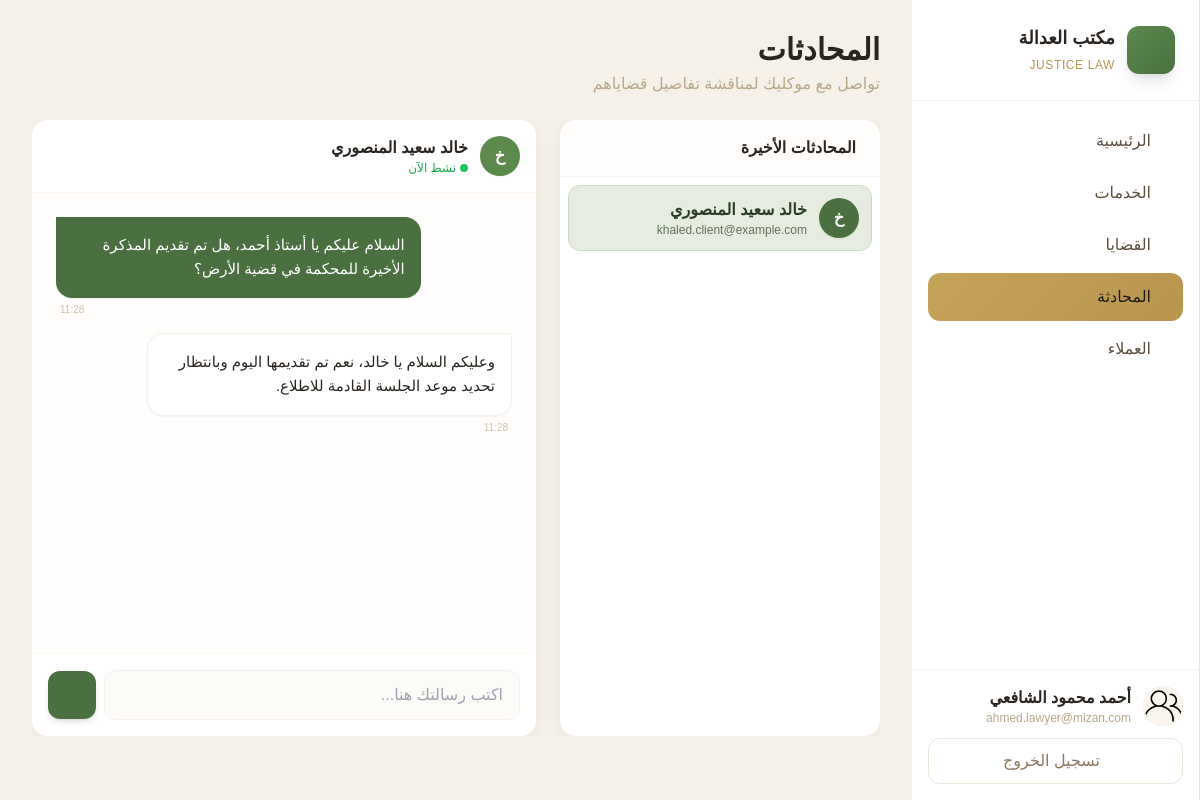
Screenshot of /pages/lawyer/chat.php?client_id=5 (signed in) with the database file from the repository.
### tables this page shows
CREATE TABLE IF NOT EXISTS users (
    id INT AUTO_INCREMENT PRIMARY KEY,
    name VARCHAR(255) NOT NULL,
    email VARCHAR(255) NOT NULL UNIQUE,
    password VARCHAR(255) NOT NULL,
    role ENUM('client', 'lawyer') NOT NULL,
    remember_token VARCHAR(255) DEFAULT NULL,
    created_at TIMESTAMP DEFAULT CURRENT_TIMESTAMP
);

CREATE TABLE IF NOT EXISTS messages (
    id INT AUTO_INCREMENT PRIMARY KEY,
    sender_id INT NOT NULL,
    receiver_id INT NOT NULL,
    content TEXT NOT NULL,
    created_at TIMESTAMP DEFAULT CURRENT_TIMESTAMP,
    FOREIGN KEY (sender_id) REFERENCES users(id) ON DELETE CASCADE,
    FOREIGN KEY (receiver_id) REFERENCES users(id) ON DELETE CASCADE
);

### includes/auth.php (called while the page is built, shortened)
<?php
function getUser() {
    return [
        "id" => $_SESSION["user_id"] ?? null,
        "name" => $_SESSION["user_name"] ?? null,
        "email" => $_SESSION["user_email"] ?? null,
        "role" => $_SESSION["user_role"] ?? null,
    ];
}

### pages/lawyer/chat.php (the view, shortened to what this page needs)
<?php
require_once __DIR__ . "/../../includes/auth.php";
$conn = getDb();
$user = getUser();
$stmt = $conn->prepare("SELECT DISTINCT u.id, u.name, u.email FROM users u JOIN messages m ON (m.sender_id = u.id OR m.receiver_id = u.id) WHERE u.role = 'client' AND (m.sender_id = ? OR m.receiver_id = ?) GROUP BY u.id ORDER BY MAX(m.created_at) DESC");
$stmt->bind_param("ii", $user["id"], $user["id"]);
$stmt->execute();
$conversations = $stmt->get_result();
$selectedId = $_GET["client_id"] ?? null;
$messages = [];
if ($selectedId) {
    $stmt = $conn->prepare("SELECT m.*, u.name as sender_name FROM messages m JOIN users u ON m.sender_id = u.id WHERE (m.sender_id = ? AND m.receiver_id = ?) OR (m.sender_id = ? AND m.receiver_id = ?) ORDER BY m.created_at ASC");
    $stmt->bind_param("iiii", $user["id"], $selectedId, $selectedId, $user["id"]);
    $stmt->execute();
    $messages = $stmt->get_result();
}
include __DIR__ . "/../../includes/header.php";
?>
<div class="h-[calc(100vh-2rem)] p-4 lg:p-8 flex flex-col">
    <div class="mb-6">
        <h1 class="text-2xl lg:text-3xl font-bold text-dark-700">المحادثات</h1>
        <p class="text-noble-600 mt-1">تواصل مع موكليك لمناقشة تفاصيل قضاياهم</p>
    </div>
    <div class="flex-1 flex gap-6 overflow-hidden">
        <div class="w-full lg:w-80 flex flex-col gap-4 <?= $selectedId ? 'hidden lg:flex' : 'flex' ?>">
            <div class="card flex-1 flex flex-col overflow-hidden">
                <div class="p-4 border-b border-noble-100 bg-noble-50/50">
                    <h2 class="font-bold text-dark-700 flex items-center gap-2">
                        المحادثات الأخيرة
                    </h2>
                </div>
                <div class="flex-1 overflow-y-auto p-2 space-y-1">
                    <?php if ($conversations->num_rows > 0): ?>
                        <?php while ($c = $conversations->fetch_assoc()): ?>
                        <a href="?client_id=<?= $c['id'] ?>" class="flex items-center gap-3 p-3 rounded-xl transition-all <?= $selectedId == $c['id'] ? 'bg-justice-100 text-justice-900 border border-justice-200' : 'hover:bg-noble-50 text-noble-700' ?>">
                            <div class="w-10 h-10 rounded-full bg-justice-600 flex items-center justify-center text-white font-bold shrink-0 shadow-sm">
                                <?= mb_substr($c["name"], 0, 1) ?>
                            </div>
                            <div class="flex-1 min-w-0">
                                <p class="font-semibold truncate"><?= htmlspecialchars($c["name"]) ?></p>
                                <p class="text-xs opacity-70 truncate"><?= htmlspecialchars($c["email"]) ?></p>
                            </div>
                        </a>
                        <?php endwhile; ?>
                    <?php endif; ?>
                </div>
            </div>
        </div>
        <div class="flex-1 flex flex-col h-full <?= !$selectedId ? 'hidden lg:flex' : 'flex' ?>">
            <?php if ($selectedId): ?>
                <?php
                $stmt = $conn->prepare("SELECT name FROM users WHERE id = ?");
                $stmt->bind_param("i", $selectedId);
                $stmt->execute();
                $otherUser = $stmt->get_result()->fetch_assoc();
                ?>
                <div class="card flex-1 flex flex-col overflow-hidden relative">
                    <div class="p-4 border-b border-noble-100 bg-white flex items-center justify-between sticky top-0 z-10">
                        <div class="flex items-center gap-3">
                            <div class="w-10 h-10 rounded-full bg-justice-500 flex items-center justify-center text-white font-bold shadow-sm">
                                <?= mb_substr($otherUser['name'] ?? 'م', 0, 1) ?>
                            </div>
                            <div>
                                <h3 class="font-bold text-dark-700"><?= htmlspecialchars($otherUser['name'] ?? 'موكل') ?></h3>
                                <p class="text-xs text-green-600 flex items-center gap-1">
                                    <span class="w-2 h-2 rounded-full bg-green-500"></span> نشط الآن
                                </p>
                            </div>
                        </div>
                    </div>
                    <div id="chatMessages" class="flex-1 overflow-y-auto p-4 lg:p-6 space-y-4 bg-noble-50/30">
                        <?php while ($m = $messages->fetch_assoc()): ?>
                        <div class="flex <?= $m['sender_id'] == $user['id'] ? 'justify-start' : 'justify-end' ?>">
                            <div class="max-w-[80%] flex flex-col <?= $m['sender_id'] == $user['id'] ? 'items-start' : 'items-end' ?>">
                                <div class="p-3 lg:p-4 rounded-2xl shadow-sm <?= $m['sender_id'] == $user['id'] ? 'bg-white text-dark-700 rounded-tr-none border border-noble-200' : 'bg-justice-600 text-white rounded-tl-none' ?>">
                                    <p class="leading-relaxed text-[15px]"><?= htmlspecialchars($m["content"]) ?></p>
                                </div>
                                <span class="text-[10px] text-noble-500 mt-1 px-1"><?= date('H:i', strtotime($m["created_at"])) ?></span>
                            </div>
                        </div>
                        <?php endwhile; ?>
                    </div>
                    <div class="p-4 bg-white border-t border-noble-100">
                        <form method="POST" action="<?= SITE_URL ?>/actions/send_message.php" class="flex items-center gap-2">
                            <input type="text" name="content" placeholder="اكتب رسالتك هنا..." required
                                class="flex-1 bg-noble-50 border border-noble-200 rounded-xl px-4 py-3 focus:outline-none focus:border-justice-500 focus:ring-1 focus:ring-justice-500 transition-all">
                            <button type="submit" class="w-12 h-12 rounded-xl bg-justice-600 text-white flex items-center justify-center hover:bg-justice-700 transition-all shadow-md active:scale-95 shrink-0">
                            </button>
                        </form>
                    </div>
                </div>
            <?php endif; ?>
        </div>
    </div>
</div>
<?php include __DIR__ . "/../../includes/footer.php"; ?>

### includes/header.php (style rules this page uses)
* { box-sizing: border-box; }
html { scroll-behavior: smooth; }
body { font-family: 'IBM Plex Sans Arabic', sans-serif; background-color: #F5F0E8; }
.card { background: white; border-radius: 16px; box-shadow: 0 4px 20px rgba(0,0,0,0.06); transition: all 0.3s ease; }

### rows the page displays
users: name "خ", name "خالد سعيد المنصوري", email "khaled.client@example.com"
messages: content "السلام عليكم يا أستاذ أحمد، هل تم تقديم المذكرة الأخيرة للمحكمة في قضية الأرض؟", created_at "11:28"
messages: content "وعليكم السلام يا خالد، نعم تم تقديمها اليوم وبانتظار تحديد موعد الجلسة القادمة للاطلاع.", created_at "11:28"

### other values shown
$link['label'] "الرئيسية"
$link['label'] "الخدمات"
$link['label'] "القضايا"
$link['label'] "المحادثة"
$link['label'] "العملاء"
$user['name'] "أحمد محمود الشافعي"
$user['email'] "ahmed.lawyer@mizan.com"
